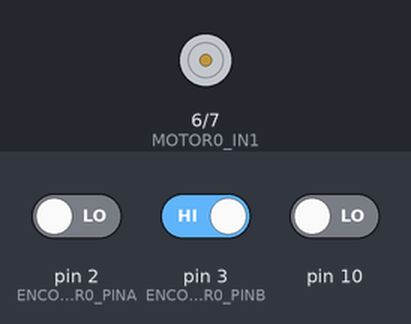
Bench run of a sketch on a simulated Arduino Uno, built with avr-gcc and run on an emulated ATmega328P. Shown: motor-driver pin pairs drawn as motors (green arrow = first pin HIGH = forward, orange = second pin HIGH = backward, longer = more drive, scaled by the enable pin). Inputs (shaded band) come from the test bench; at power-on: pin 2 (ENCODER0_PINA) LOW, pin 3 (ENCODER0_PINB) HIGH, pin 10 LOW. What the sketch prints to the serial monitor is not drawn.

Above: at 0.1 s.
At 5.1 s:
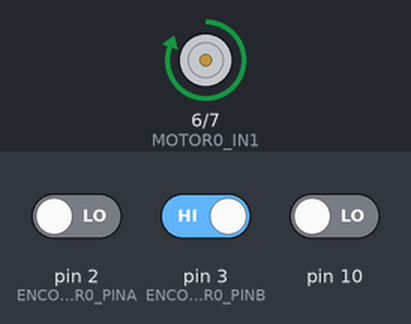
Timing chart, 0 to 6.6 s (numbered marks = the images above):
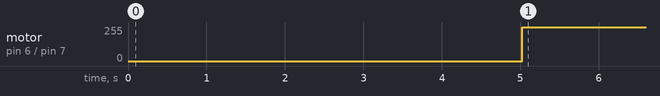

Measured:
- by itself, motor on pin 6 (MOTOR0_IN1) / pin 7 (MOTOR0_IN2): stopped → forward 255/255 at 5.0 s

The sketch:

one_dof_closed_loop_step_v2.ino
```cpp
/* included necessary libraries */
#include <PID_v1_modified_v3.h>
#include <SetPoint_v1.h>
#include <TimerOne.h>
#include <FlexiTimer2.h>


/* Define pins */
#define MOTOR0_ENA 9
#define MOTOR0_IN1 6
#define MOTOR0_IN2 7
#define ENCODER0_PINA  2
#define ENCODER0_PINB  3

/* Define other macros */
#define PID_SAMPLE_TIME 1 // PID Sample Time defined in ms
#define SETPOINT_SIZE 126
#define SETPOINT_TIME 0.08
#define RADIUS 0.06 // defined in m
#define HEIGHT 0.1 // defined in m
#define FRAME_PER_SEC 1
#define SERIAL_PERIOD 40  // specified in ms

/* Define variables for the dual channel encoder reading algorithm */
volatile signed long encoder0Pos = 0;


/* Define x,y coordinate arrays */
double desiredXArray[SETPOINT_SIZE];
double desiredYArray[SETPOINT_SIZE];
double desiredX;
double desiredY;
double desiredYaw;
double desiredPitch;
unsigned char i = 0; // index for traversing desired Y array


/* Define control variables for the PID and initialze all PID related stuff */
double actualPitch, pwmOutput;
double Ki=0, Kd=3;
double Kp=8.518*Kd;
SetPoint mySetPoint(HEIGHT, SETPOINT_SIZE, desiredXArray, desiredYArray, &desiredX, &desiredY, &desiredYaw, &desiredPitch);
PID myPID(&actualPitch, &pwmOutput, &desiredPitch, Kp, Ki, Kd, DIRECT);


/* Define variables for serial */
signed long currentTime = 0;
signed long lastTime = 0;


void setup() {
  /* wait for a while */
  delay(5000);


  /* set pin modes */
  pinMode(ENCODER0_PINA, INPUT);
  pinMode(ENCODER0_PINB, INPUT);
  pinMode(MOTOR0_ENA, OUTPUT);
  pinMode(MOTOR0_IN1, OUTPUT);
  pinMode(MOTOR0_IN2, OUTPUT);


  /* initialize software interrupts */
  attachInterrupt(0, doEncoder0_A, CHANGE);
  attachInterrupt(1, doEncoder0_B, CHANGE);


  /* Set initial rotation direction and pwm */
  digitalWrite(MOTOR0_IN1, HIGH);
  digitalWrite(MOTOR0_IN2, LOW);
  Timer1.initialize(200);                 // initialize timer1, and set a 5kHZ frequency
  Timer1.pwm(MOTOR0_ENA, 0);              // setup initial pwm on MOTOR0_ENA
  Timer1.attachInterrupt(callback);       // attaches callback() as a timer overflow interrupt


  /* initialize serial communication */
  Serial.begin(2000000);


  /* initialize desired x,y coordinates */
  for (i = 0; i < SETPOINT_SIZE; i++){
    desiredYArray[i] = i * SETPOINT_TIME;
  }
  for (i = 0; i < SETPOINT_SIZE; i++){
    desiredYArray[i] = RADIUS * sin ( 2 * 3.14 * FRAME_PER_SEC * desiredYArray[i] );
  }


  /* initialize actual and desired angle for the PID algorithm */
  actualPitch = 0;
  desiredPitch = 15;


  /* turn the PID on */
  myPID.SetMode(AUTOMATIC);


  /* Set PID algorithm sampling time */
  FlexiTimer2::set(PID_SAMPLE_TIME, encoder);
  FlexiTimer2::start();
}


void loop() {
  myPID.Compute();
  motor();
  serialStuff();
}


/* manipulate set points */
void setPoint () {
  mySetPoint.LoadSetPoint();
  mySetPoint.LoadKinParams();
  mySetPoint.InverseKinY();
}


/* calculates the relative angle from the encoder's position count */
void encoder () {
  actualPitch = encoder0Pos * 0.9;
}


/* set the rotation and pwm of the motor */
void motor () {
  if ( pwmOutput < 0 ) {
    digitalWrite(MOTOR0_IN1, LOW);
    digitalWrite(MOTOR0_IN2, HIGH);
    Timer1.pwm(MOTOR0_ENA, (-1*pwmOutput));;
  }
  else {
    digitalWrite(MOTOR0_IN1, HIGH);
    digitalWrite(MOTOR0_IN2, LOW);
    Timer1.pwm(MOTOR0_ENA, pwmOutput);;
  }

}


void serialStuff () {
  currentTime = millis();

  if (currentTime >= lastTime + SERIAL_PERIOD) {
    Serial.print(desiredPitch);
    Serial.print(",");
    Serial.print(actualPitch);
    Serial.println("");
    lastTime = currentTime;
  }
}


void doEncoder0_A() {
  // look for a low-to-high on channel A
  if (digitalRead(ENCODER0_PINA) == HIGH) {

    // check channel B to see which way encoder is turning
    if (digitalRead(ENCODER0_PINB) == LOW) {
      encoder0Pos = encoder0Pos + 1;         // CW
    }
    else {
      encoder0Pos = encoder0Pos - 1;         // CCW
    }
  }

  else   // must be a high-to-low edge on channel A
  {
    // check channel B to see which way encoder is turning
    if (digitalRead(ENCODER0_PINB) == HIGH) {
      encoder0Pos = encoder0Pos + 1;          // CW
    }
    else {
      encoder0Pos = encoder0Pos - 1;          // CCW
    }
  }
  // use for debugging - remember to comment out
}

void doEncoder0_B() {
  // look for a low-to-high on channel B
  if (digitalRead(ENCODER0_PINB) == HIGH) {

    // check channel A to see which way encoder is turning
    if (digitalRead(ENCODER0_PINA) == HIGH) {
      encoder0Pos = encoder0Pos + 1;         // CW
    }
    else {
      encoder0Pos = encoder0Pos - 1;         // CCW
    }
  }

  // Look for a high-to-low on channel B

  else {
    // check channel B to see which way encoder is turning
    if (digitalRead(ENCODER0_PINA) == LOW) {
      encoder0Pos = encoder0Pos + 1;          // CW
    }
    else {
      encoder0Pos = encoder0Pos - 1;          // CCW
    }
  }
}


void callback()
{
  digitalWrite(10, digitalRead(10) ^ 1);
}
```
